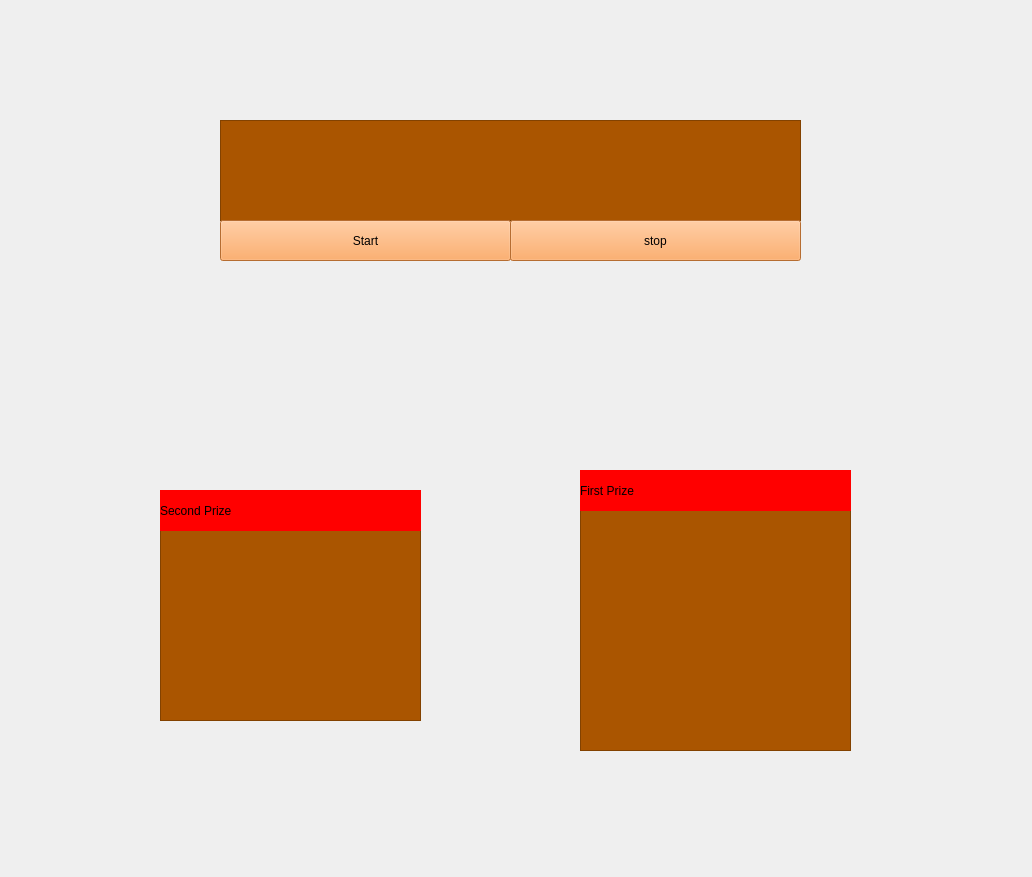
<?xml version="1.0" encoding="UTF-8"?>
<ui version="4.0">
 <class>Form</class>
 <widget class="QWidget" name="Form">
  <property name="geometry">
   <rect>
    <x>0</x>
    <y>0</y>
    <width>1032</width>
    <height>877</height>
   </rect>
  </property>
  <property name="windowTitle">
   <string>Form</string>
  </property>
  <property name="styleSheet">
   <string notr="true"/>
  </property>
  <widget class="QTextBrowser" name="textBrowser">
   <property name="geometry">
    <rect>
     <x>220</x>
     <y>120</y>
     <width>581</width>
     <height>101</height>
    </rect>
   </property>
   <property name="font">
    <font>
     <family>Rockwell Extra Bold</family>
     <pointsize>16</pointsize>
     <weight>10</weight>
     <italic>false</italic>
     <bold>false</bold>
    </font>
   </property>
   <property name="mouseTracking">
    <bool>false</bool>
   </property>
   <property name="styleSheet">
    <string notr="true">background-color: rgb(170, 85, 0);
font: 81 16pt &quot;Rockwell Extra Bold&quot;;</string>
   </property>
   <property name="html">
    <string>&lt;!DOCTYPE HTML PUBLIC &quot;-//W3C//DTD HTML 4.0//EN&quot; &quot;http://www.w3.org/TR/REC-html40/strict.dtd&quot;&gt;
&lt;html&gt;&lt;head&gt;&lt;meta name=&quot;qrichtext&quot; content=&quot;1&quot; /&gt;&lt;style type=&quot;text/css&quot;&gt;
p, li { white-space: pre-wrap; }
&lt;/style&gt;&lt;/head&gt;&lt;body style=&quot; font-family:'Rockwell Extra Bold'; font-size:16pt; font-weight:80; font-style:normal;&quot;&gt;
&lt;p style=&quot;-qt-paragraph-type:empty; margin-top:0px; margin-bottom:0px; margin-left:0px; margin-right:0px; -qt-block-indent:0; text-indent:0px; font-family:'MS Shell Dlg 2'; font-size:7.8pt; font-weight:400;&quot;&gt;&lt;br /&gt;&lt;/p&gt;&lt;/body&gt;&lt;/html&gt;</string>
   </property>
  </widget>
  <widget class="QPushButton" name="start">
   <property name="geometry">
    <rect>
     <x>220</x>
     <y>220</y>
     <width>291</width>
     <height>41</height>
    </rect>
   </property>
   <property name="styleSheet">
    <string notr="true">background-color: rgb(255, 153, 69);
font: 10pt &quot;Bosch Script&quot;;</string>
   </property>
   <property name="text">
    <string>Start</string>
   </property>
  </widget>
  <widget class="QPushButton" name="stop">
   <property name="geometry">
    <rect>
     <x>510</x>
     <y>220</y>
     <width>291</width>
     <height>41</height>
    </rect>
   </property>
   <property name="styleSheet">
    <string notr="true">background-color: rgb(255, 153, 69);
font: 10pt &quot;Bosch Script&quot;;</string>
   </property>
   <property name="text">
    <string>stop</string>
   </property>
  </widget>
  <widget class="QLabel" name="label">
   <property name="geometry">
    <rect>
     <x>0</x>
     <y>0</y>
     <width>1031</width>
     <height>781</height>
    </rect>
   </property>
   <property name="text">
    <string/>
   </property>
   <property name="pixmap">
    <pixmap>bst.ppm</pixmap>
   </property>
   <property name="scaledContents">
    <bool>true</bool>
   </property>
   <property name="margin">
    <number>0</number>
   </property>
  </widget>
  <widget class="QTextBrowser" name="firstprize">
   <property name="geometry">
    <rect>
     <x>580</x>
     <y>510</y>
     <width>271</width>
     <height>241</height>
    </rect>
   </property>
   <property name="styleSheet">
    <string notr="true">background-color: rgb(170, 85, 0);
font: 14pt &quot;MS Shell Dlg 2&quot;;</string>
   </property>
  </widget>
  <widget class="QTextBrowser" name="secondprize">
   <property name="geometry">
    <rect>
     <x>160</x>
     <y>530</y>
     <width>261</width>
     <height>191</height>
    </rect>
   </property>
   <property name="styleSheet">
    <string notr="true">background-color: rgb(170, 85, 0);
font: 12pt &quot;MS Shell Dlg 2&quot;;</string>
   </property>
  </widget>
  <widget class="QLabel" name="label_2">
   <property name="geometry">
    <rect>
     <x>580</x>
     <y>470</y>
     <width>271</width>
     <height>41</height>
    </rect>
   </property>
   <property name="styleSheet">
    <string notr="true">background-color: rgb(255, 0, 0);
font: 10pt &quot;Bosch Script&quot;;</string>
   </property>
   <property name="text">
    <string>First Prize</string>
   </property>
  </widget>
  <widget class="QLabel" name="label_3">
   <property name="geometry">
    <rect>
     <x>160</x>
     <y>490</y>
     <width>261</width>
     <height>41</height>
    </rect>
   </property>
   <property name="styleSheet">
    <string notr="true">background-color: rgb(255, 0, 0);
font: 10pt &quot;Bosch Script&quot;;</string>
   </property>
   <property name="text">
    <string>Second Prize</string>
   </property>
  </widget>
  <zorder>label</zorder>
  <zorder>firstprize</zorder>
  <zorder>textBrowser</zorder>
  <zorder>start</zorder>
  <zorder>stop</zorder>
  <zorder>secondprize</zorder>
  <zorder>label_2</zorder>
  <zorder>label_3</zorder>
 </widget>
 <resources>
  <include location="picture.qrc"/>
 </resources>
 <connections/>
</ui>
